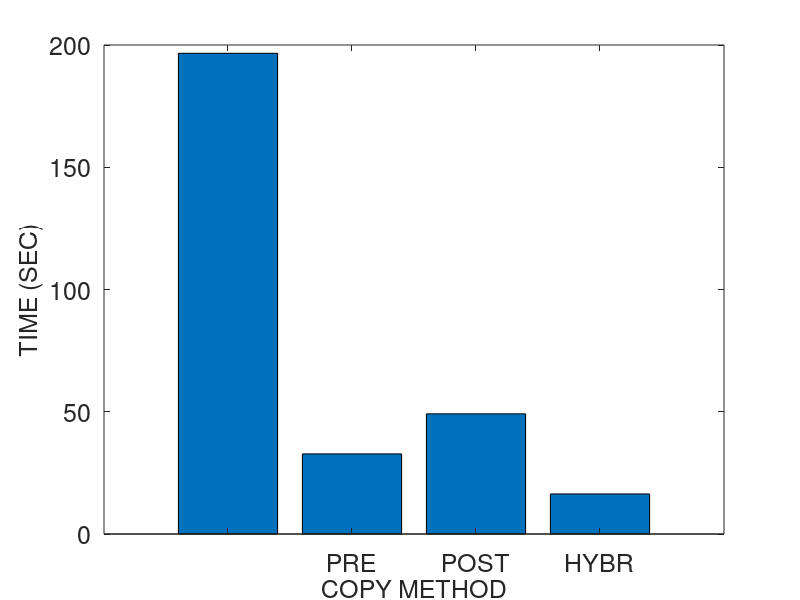
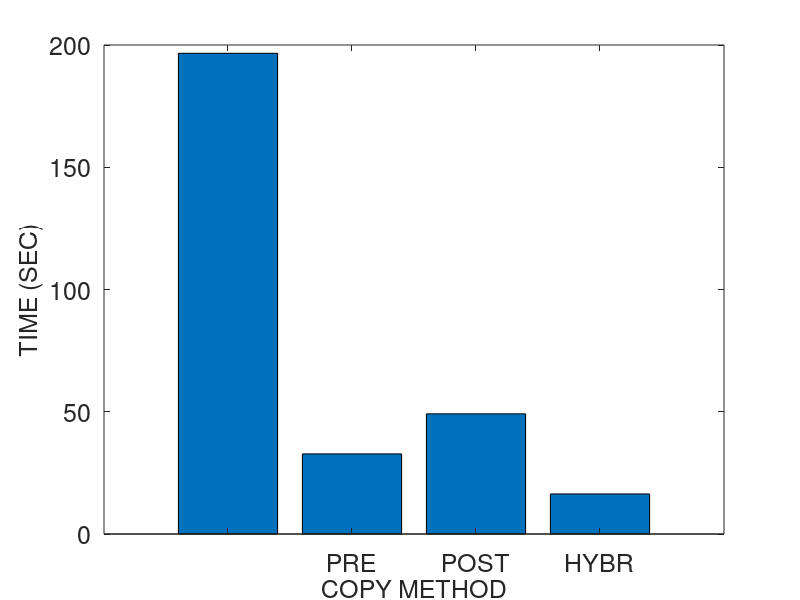
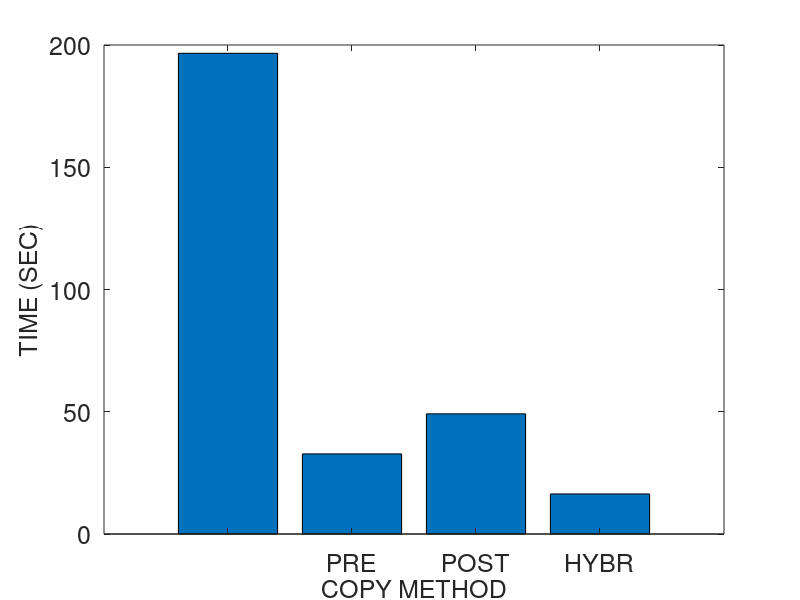
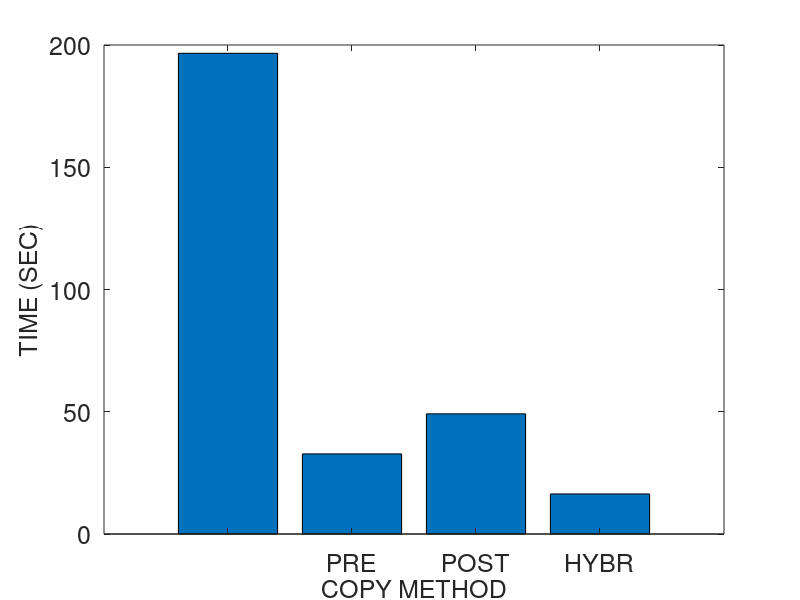

Write MATLAB code to recreate these figures, in order.
% basic hybrid copy migration
% memory size in MB
r = 4096
r *= 1024 % convert to KB

% page dirty rate in percent (%): against to total memory pages
readrate = 50
prefix = strcat ("M4G_R", num2str(readrate))
readrate /= 100

dirtyrate = 50 
prefix = strcat (prefix, "_W", num2str(dirtyrate))
dirtyrate /= 100

run = 1

pagesize = 4 % in KB
numpages = r / pagesize

% delta compression rate
comp = 0.5 

% amount of CPU and device states in KB 
scinfo = 100

% working set size in number of pages
wss = numpages * 0.25

% 0: zero, 1: read, 2: dirtied, 3: inactive data
mem = zeros(1, numpages);

% prediction accuracy 0 through 1
acc = 1
%acc = 0

run = 1

prefix = strcat (prefix, "_acc", num2str(acc), "_r", num2str(run))

% bandwidth in gbps
b = 1000 
b = b * 1024/8 % convert to KB

fontsize = 18
%fontsize = 20

totaltime = 0;
downtime = 0;
totaldata = 0;

A = zeros(4, 3);

%%%%%%%%%%%%%%%%%%%%%%%%%%%%%%
% precopy migration
%%%%%%%%%%%%%%%%%%%%%%%%%%%%%%
fprintf('\n')
disp('==================== Precopy migration ====================')
% iterations
present = numpages * pagesize
iter = 0
while present > 50 && iter < 29 && totaldata < 4*r
	pretime = present / b
	totaltime += pretime
	totaldata += present
	present = numpages * pagesize * dirtyrate 
	%dirts = wss * dirtyrate
	iter += 1
end

% stop-and-copy phase
% stop conditions: 29 iterations, 50 pages, 4 memory size sent
scsent = scinfo + present * pagesize
downtime = scsent / b
totaltime += downtime
totaldata += scsent

% network fault rate
NFR = 0

A (1, 1) = totaltime;
A (1, 2) = downtime;
A (1, 3) = totaldata;

%%%%%%%%%%%%%%%%%%%%%%%%%%%%%%
% postcopy migration
%%%%%%%%%%%%%%%%%%%%%%%%%%%%%%
fprintf('\n')
disp('===================== Postcopy migration ======================')
totaltime = 0;
downtime = 0;
totaldata = 0;

% stop-and-copy phase
scsent = scinfo
downtime = scsent / b
totaltime += downtime
totaldata += scsent

% prepaging (bubbling) and on-demand paging
postsent = r
posttime = postsent/b
totaltime += posttime
totaldata += postsent
% network fault rate
NFR = 0.2

A (2, 1) = totaltime;
A (2, 2) = downtime;
A (2, 3) = totaldata;

%%%%%%%%%%%%%%%%%%%%%%%%%%%%%%
% hybrid copy migration
%%%%%%%%%%%%%%%%%%%%%%%%%%%%%%
fprintf('\n')
disp('==================== Hybrid copy migration ====================')
totaltime = 0;
downtime = 0;
totaldata = 0;

% precopy phase: single iteration
present = r
pretime = present / b
totaltime += pretime
totaldata += present

% stop-and-copy phase
bitmapsize = 500 % KB
scsent = scinfo + bitmapsize
downtime = scsent / b
totaltime += downtime
totaldata += scsent

% postcopy phase: prepaging (bubbling) and on-demand paging
%dirts = wss * dirtyrate
dirts = numpages * dirtyrate
postsent = dirts * pagesize
posttime = postsent/b
totaltime += posttime
totaldata += postsent
% network fault rate
NFR = 0.2

A (3, 1) = totaltime;
A (3, 2) = downtime;
A (3, 3) = totaldata;

%%%%%%%%%%%%%%%%%%%%%%%%%%%%%%
% proactive hybrid copy migration
%%%%%%%%%%%%%%%%%%%%%%%%%%%%%%
%disp(char(10))
fprintf('\n')
disp('=============== Proactive hybrid copy migration ================')
totaltime = 0;
downtime = 0;
totaldata = 0;

% precopy phase
% LRU, PFR

% scan the dirtied pages
% for dirtied pages
% 	mark dirtied (1)
% 	mem(random (1, wss * 0.1))	
randperm(int64(wss * 0.1));
% for read pages
% 	mark read (2)
% 	mem (random (wss * 0.1, wss * 0.2))

% for pages
% 	predict read/write

% send the pages most likely to be read and least likely to be dirtied
% do not send the pages most likely to be dirtied
% construct queue with the order of p1/p2
%reads = numpages * 0.4 
% total read rate = wss * read_rate = 0.25 * 0.16 = 0.04 (4%)
%read_rate = 0.16
%read_rate = 0.04 % 4% of total memory
% total write rate = wss * write_rate = 0.25 * 0.16 = 0.04 (4%)
%write_rate = 0.16
%write_rate = 0.04 % 4% of total memory
% simple case: readonly pages (RO) - zero dirtied pages 
%RO = 0.3
pred_pages = numpages * readrate * acc

% LRU
% for LRU queue
% 	mark sent
%	insert the pages into cache and perform delta compression

present = pred_pages * pagesize
pretime = present/b
totaltime += pretime
totaldata += present

% stop-and-copy phase
% send the CPU and device states
bitmapsize = 500 % KB
scsent = scinfo + bitmapsize
downtime = scsent/b
totaltime += downtime
totaldata += scsent

% postcopy phase
postsent = (numpages - pred_pages) * pagesize

% exclude the predicted dirtied pages 
pred_dirts = numpages * dirtyrate * acc
postsent = (numpages - pred_pages - pred_dirts) * pagesize
posttime = postsent/b
totaltime += posttime
totaldata += postsent

% network fault rate
NFR = 0.2

A (4, 1) = totaltime;
A (4, 2) = downtime;
A (4, 3) = totaldata

%%%%%%%%%%%%%%%%%%%%%%%%%%%%%%%%%%%%%%%%%%%%%%%%%%%%%%%
%                     plotting
% precopy
% postcopy
% hybrid
% pro-hybrid
%%%%%%%%%%%%%%%%%%%%%%%%%%%%%%%%%%%%%%%%%%%%%%%%%%%%%%%

%prefix = "M4G_R14W14_acc100_r1"
%prefix = strcat ("M4G_R", readrate, "W", dirtyrate, "acc", acc, "r", run)
%prefix = strcat (prefix, "W")
%prefix = strcat (prefix, dirtyrate)

dlmwrite (prefix, A, ' ')

%%%%%%%%%%%%%%%%%%%% total time %%%%%%%%%%%%%%%%%%%%%%
figure;
output = strcat(prefix, ".tt");
%output = prefix
x = ['PRECOPY', 'POSTCOPY', 'HYBRID', 'PRO-HYBRID'];
x = {'', 'PRE', 'POST', 'HYBR', 'PROH', ''};
x = {'', 'PRE', 'POST', 'HYBR', 'PROH'};
%x = 1:1:length(A);
%plot(x, A(:,2)/1000000, x, A(:,3)/1000000, '-.*');
%plot(A(:,2));

%xtics = 1:4:16
%bar(xtics, A(:,1))
bar(A(:,1))
set(gca, 'XTickLabel', x, 'FontSize', fontsize)
xlabel('COPY METHOD', 'FontSize', fontsize);
ylabel('TIME (SEC)', 'FontSize', fontsize);
%legend('PRECOPY', 'POSTCOPY', 'HYBRID', 'PRO-HYBRID');
%bar(x, A(:,1))

saveas (1, strcat(output, ".png"));
saveas (1, strcat(output, ".eps"));
saveas (1, strcat(output, ".emf"));

%%%%%%%%%%%%%%%%%%%% downtime %%%%%%%%%%%%%%%%%%%%%%
figure;
output = strcat(prefix, ".dt");

bar(A(:,2))
set(gca, 'XTickLabel', x, 'FontSize', fontsize)
xlabel('COPY METHOD', 'FontSize', fontsize);
ylabel('TIME (SEC)', 'FontSize', fontsize);

saveas (1, strcat(output, ".png"));
saveas (1, strcat(output, ".eps"));
saveas (1, strcat(output, ".emf"));

%%%%%%%%%%%%%%%%%%%% total data %%%%%%%%%%%%%%%%%%%%%%
figure;
output = strcat(prefix, ".td");

bar(A(:,3))
set(gca, 'XTickLabel', x, 'FontSize', fontsize)
xlabel('COPY METHOD', 'FontSize', fontsize);
ylabel('SIZE (KB)', 'FontSize', fontsize);

saveas (1, strcat(output, ".png"));
saveas (1, strcat(output, ".eps"));
saveas (1, strcat(output, ".emf"));
